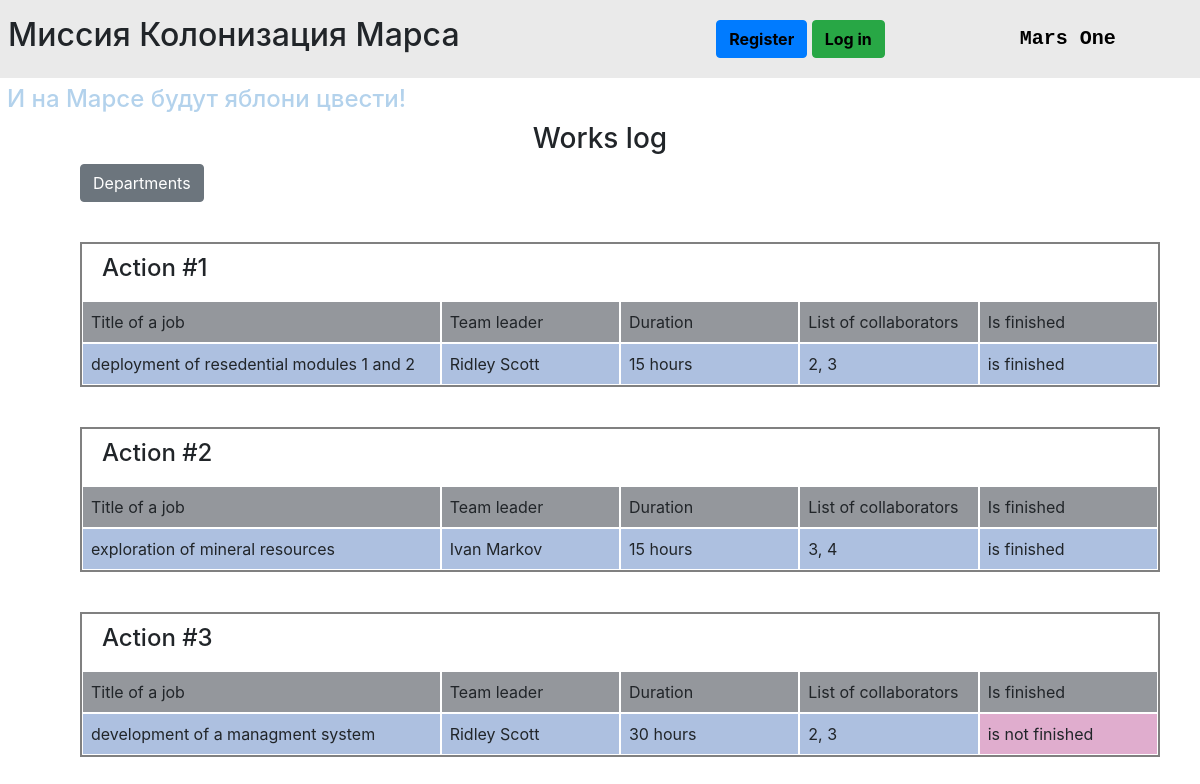
The page /index on the database as committed earlier.
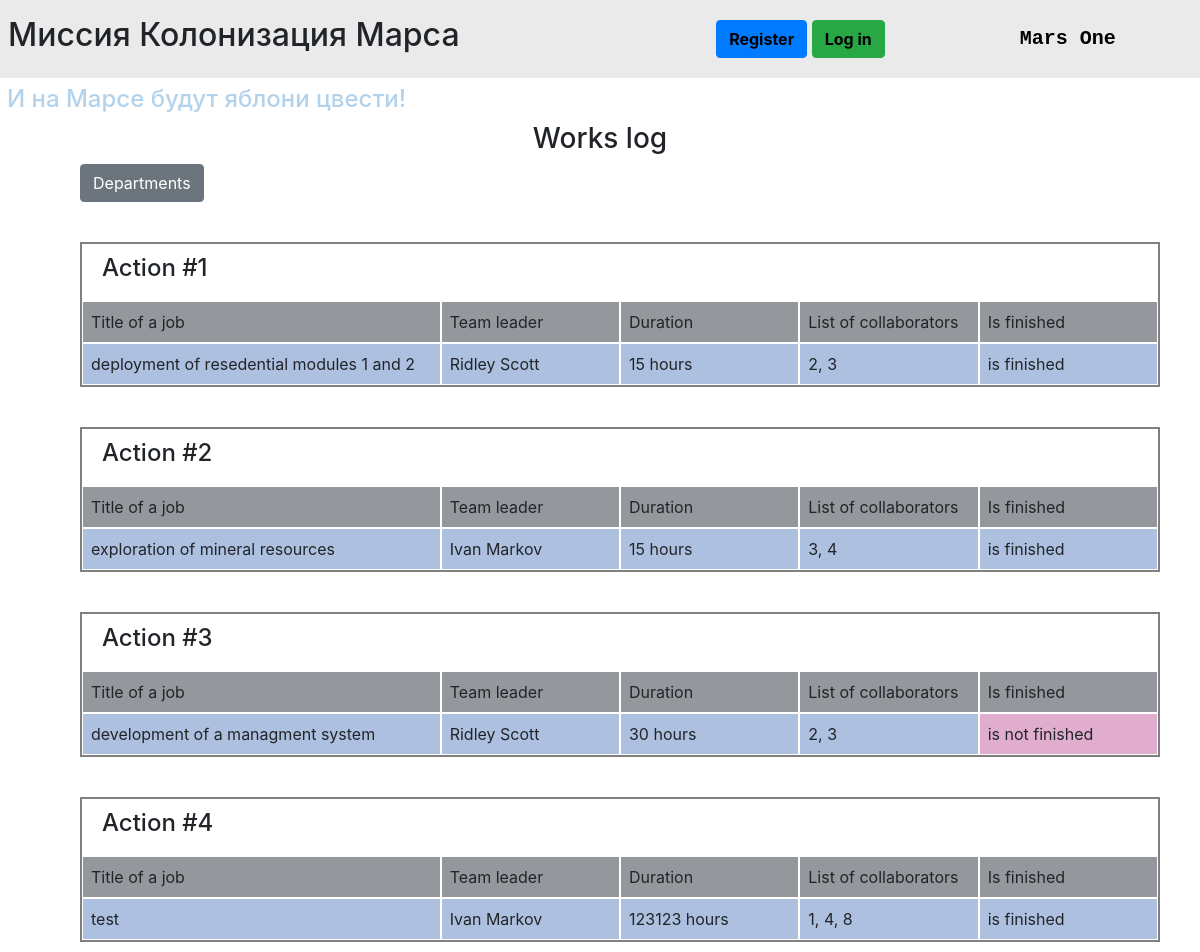
The same page on the database as committed later.
### data/jobs.py (models this page shows, shortened)
class Jobs(SqlAlchemyBase):
    __tablename__ = 'jobs'
    id = sqlalchemy.Column(sqlalchemy.Integer,
                           primary_key=True, autoincrement=True)
    team_leader = sqlalchemy.Column(sqlalchemy.Integer, sqlalchemy.ForeignKey("users.id"))
    job = sqlalchemy.Column(sqlalchemy.String, nullable=True)
    work_size = sqlalchemy.Column(sqlalchemy.Integer, nullable=True)
    collaborators = sqlalchemy.Column(sqlalchemy.String, nullable=True)
    creator = sqlalchemy.Column(sqlalchemy.Integer, nullable=True)
    start_date = sqlalchemy.Column(sqlalchemy.DateTime, default=datetime.datetime.now, nullable=True)
    end_date = sqlalchemy.Column(sqlalchemy.DateTime, nullable=True)
    is_finished = sqlalchemy.Column(sqlalchemy.Boolean, nullable=True)
    user = orm.relation("User")

### data/users.py (models this page shows, shortened)
class User(SqlAlchemyBase, UserMixin):
    __tablename__ = 'users'
    id = sqlalchemy.Column(sqlalchemy.Integer,
                           primary_key=True, autoincrement=True)
    surname = sqlalchemy.Column(sqlalchemy.String, nullable=True)
    name = sqlalchemy.Column(sqlalchemy.String, nullable=True)
    age = sqlalchemy.Column(sqlalchemy.Integer, nullable=True)
    position = sqlalchemy.Column(sqlalchemy.String, nullable=True)
    speciality = sqlalchemy.Column(sqlalchemy.String, nullable=True)
    address = sqlalchemy.Column(sqlalchemy.String, nullable=True)
    email = sqlalchemy.Column(sqlalchemy.String,
                              unique=True, nullable=True)
    hashed_password = sqlalchemy.Column(sqlalchemy.String, nullable=True)
    modified_date = sqlalchemy.Column(sqlalchemy.DateTime,
                                      default=datetime.datetime.now)
    jobs = orm.relation("Jobs", back_populates='user')
    departments = orm.relation("Department", back_populates='user')

### main.py (the view)
@app.route("/")
@app.route("/index")
def index():
    session = db_session.create_session()
    actions = session.query(Jobs).all()
    return render_template("actions.html",
                           actions=actions,
                           title="Works log")

### data/db_session.py (called while the page is built)
def create_session() -> Session:
    global __factory
    return __factory()

### templates/actions.html (shortened to what this page needs)
{% extends "base.html" %}
{% block content %}
<div class="container-fluid">
    <div class="row">
        <div class="col-12 text-center">
            <h3>{{title}}</h3>
        </div>
    </div>
    <div class="buttons">
        <a href="/departments_list" class="btn btn-secondary">Departments</a>
    </div>
    {% for action in actions %}
    <div class="container-fluid item">
        <div class="row">
            <div class="col-12 action-title"><h4>Action #{{action.id}}</h4></div>
        </div>
        <div class="row">
            <div class="col-4 title">Title of a job</div>
            <div class="col-2 title">Team leader</div>
            <div class="col-2 title">Duration</div>
            <div class="col-2 title">List of collaborators</div>
            <div class="col-2 title">Is finished</div>
        </div>
        <div class="row">
            <div class="col-4 cell">{{action.job}}</div>
            <div class="col-2 cell">{{action.user.name + " " + action.user.surname}}</div>
            <div class="col-2 cell">{{action.work_size}} hours</div>
            <div class="col-2 cell">{{action.collaborators}}</div>
            <div class="col-2 cell {% if not action.is_finished %} not-finished {% endif %}">
                {% if not action.is_finished %} is not finished
                {% else %} is finished
                {% endif %}
            </div>
        </div>
    </div>
    {% endfor %}
</div>
{% endblock %}

Rows that differ between the two databases and show on the page:
added Jobs: id "4", job "test", user "Ivan Markov", work_size "123123", collaborators "1, 4, 8", is_finished "is finished"
